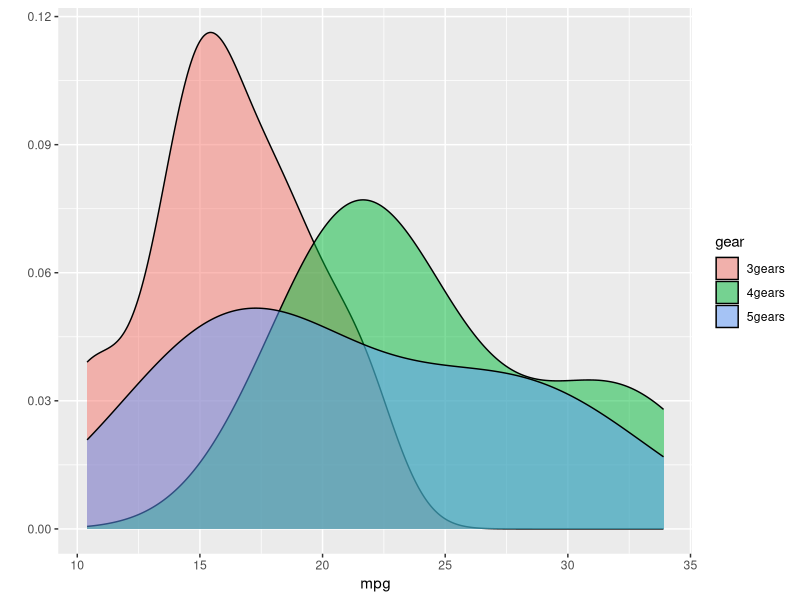

Recreate this plot in R.
library(ggplot2)

mtcars$gear <- factor(mtcars$gear,levels=c(3,4,5),
  	labels=c("3gears","4gears","5gears"))
mtcars$am <- factor(mtcars$am,levels=c(0,1),
  	labels=c("Automatic","Manual"))
mtcars$cyl <- factor(mtcars$cyl,levels=c(4,6,8),
   labels=c("4cyl","6cyl","8cyl"))

# Print the gear variable of mtcars
print(mtcars$gear)

# Assign the length of mtcars to some_var
some_var <- length(mtcars)

# Uncomment this to see the plot
print(qplot(mpg, data=mtcars, geom="density", fill=gear, alpha=I(.5)))
